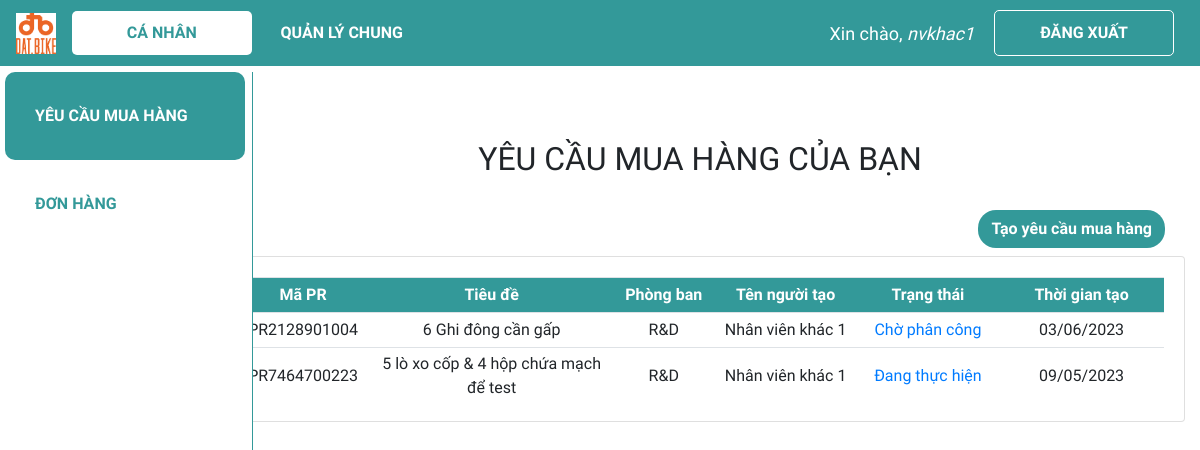
The page /ca_nhan/dspr/ (signed in) on the database its author committed.
### web_core/models.py (models this page shows, shortened)
class PR(models.Model):
    danh_muc_trang_thai = (
        ('Chờ phân công', 'Chờ phân công'),
        ('Đang thực hiện', 'Đang thực hiện'),
        ('Đã hoàn thành', 'Đã hoàn thành'),
    )
    ma_PR = ShortUUIDField(
        verbose_name='Mã PR',
        length=10,
        max_length=12,
        prefix="PR",
        alphabet="0123456789",
        primary_key=True
    )
    ma_nhan_vien_tao = models.ForeignKey(NHANVIEN, on_delete = models.CASCADE, verbose_name = 'Mã nhân viên tạo', related_name = 'nv_tao_PR', blank=True, null=True)
    ma_nhan_vien_phu_trach = models.ForeignKey(NHANVIEN, on_delete = models.SET_NULL, verbose_name = 'Mã nhân viên phụ trách',  related_name = 'nv_phutrach_PR', blank=True, null=True)
    ngay_tao = models.DateTimeField('Ngày tạo', default = datetime.now)
    ngay_cap_nhat = models.DateField('Ngày cập nhật', default = datetime.now)
    ten_PR = models.CharField('Tên PR', max_length = 300)
    trang_thai = models.CharField('Trạng thái PR', max_length = 100, choices=danh_muc_trang_thai, default='Chờ phân công',blank=True, null=True)

class NHANVIEN(models.Model):
    danh_muc_phong_ban = (
        ('Thu mua', 'Thu mua'),
        ('Kho', 'Kho'),
        ('Kế toán', 'Kế toán'),
        ('R&D', 'R&D'),
        ('Production', 'Production'),
        ('Khác', 'Khác')
    )
    danh_muc_chuc_vu = (
        ('Quản lí', 'Quản lí'),
        ('Nhân viên', 'Nhân viên'),
    )
    user = models.OneToOneField(User, null=True, blank=True, on_delete=models.CASCADE)
    ma_NV = ShortUUIDField(
        verbose_name='Mã nhân viên',
        length=10,
        max_length=12,
        prefix="NV",
        alphabet="0123456789",
        primary_key=True
    )
    ho_ten = models.CharField('Họ tên', max_length = 100,blank=True, null=True)
    phong_ban = models.CharField('Phòng ban', max_length = 50, choices=danh_muc_phong_ban,blank=True, null=True)
    chuc_vu = models.CharField('Chức vụ', max_length = 50, choices=danh_muc_chuc_vu,blank=True, null=True)

### web_core/decorators.py (the view)
    def wrapper_function(request, *args, **kwargs):
        group = None
        if request.user.groups.exists():
            group = request.user.groups.all()[0].name
        if group == 'quanly':
            return redirect('quanli_dspr')
        else:
            print(group)
            return view_func(request, *args, **kwargs)

### web_core/templatetags/index.py (called while the page is built)
@register.filter
def first_group_name(user):
    groups = user.groups.all()
    if groups:
        return groups[0].name
    return ''

### web_core/views.py (called while the page is built)
@non_admin_only
@login_required(login_url='login')
def dspr_canhan(request):
    update_pr_status()
    nhanvien = NHANVIEN.objects.get(user=request.user)
    if nhanvien.phong_ban != 'Thu mua':
        dspr = PR.objects.filter(ma_nhan_vien_tao=nhanvien.ma_NV).order_by('-ngay_cap_nhat')
    else:
        dspr = PR.objects.filter(ma_nhan_vien_phu_trach=nhanvien.ma_NV).order_by('-ngay_cap_nhat')
    context = {'dspr':dspr}
    return render(request, 'web_core/dspr_canhan.html', context)

### web_core/templates/web_core/dspr_canhan.html (shortened to what this page needs)
{% extends 'web_core/main.html' %}
{% block content %}
{% load index %}
{% if request.user|first_group_name == 'thumua' %}
<h2 class="table-title" style>YÊU CẦU MUA HÀNG ĐƯỢC PHÂN CÔNG</h2>
{% else %}
<h2 class="table-title" style>YÊU CẦU MUA HÀNG CỦA BẠN</h2>
{% endif %}
{% load index %}
{% if request.user|first_group_name == 'khac' %}
<div class="row sub">
    <div class="col">
        <div class="btn-text-right">
            <a class='btn add-btn' href="{% url 'quanli_them_pr'%}">Tạo yêu cầu mua hàng</a>
        </div>
    </div>
</div>
{% endif %}
<div class="card card-body">
    <table class='table table-sm'>
        <tr class="table-head">
            <th class="small-content">Mã PR</th>
            <th class="large-content">Tiêu đề</th>
            <th class="small-content">Phòng ban</th>
            <th class="mid-content">Tên người tạo</th>
            <th class="mid-content">Trạng thái</th>
            <th class="mid-content">Thời gian tạo</th>
        </tr>
        {% for pr in dspr %}
        <tr>
            <td class="small-content">{{pr.ma_PR}}</td>
            <td class="large-content">{{pr.ten_PR}}</td>
            <td class="small-content">{{pr.ma_nhan_vien_tao.phong_ban}}</td>
            <td class="mid-content">{{pr.ma_nhan_vien_tao.ho_ten}}</td>
            <td class="mid-content"><a href="{% url 'canhan_xem_pr' pr.ma_PR%}">{{pr.trang_thai}}</a></td>
            <td class="mid-content">{{pr.ngay_tao|date:"d/m/Y"}}</td>
        </tr>
        {% endfor %}
    </table>
</div>
{% endblock %}

### web_core/templates/web_core/navbar.html (shortened to what this page needs)
{% load static %}
<nav class="navbar navbar-expand-lg my-navbar fixed-top">
    <a href="{% url 'home' %}">
        <img class="navbar-brand" alt="logo-brand" src="{% static 'images/logo.png' %}" height="50"
            style="padding-bottom: 4px" />
    </a>
    <div class="collapse navbar-collapse" id="navbarNav">
        {% with request.resolver_match.url_name as url_name %}
        <div class="navbar-nav">
            {% load index %}
            {% if request.user|first_group_name != 'quanly' and request.user|first_group_name != 'ketoan' %}
                <a class="nav-item nav-link my-nav-item {% if 'canhan' in url_name %}my-nav-active{% endif %} nav-canhan"
                href="{% url 'canhan_dspr' %}">Cá nhân</a>
            {% endif %}
            <a class="nav-item nav-link my-nav-item {% if 'quanli' in url_name %}my-nav-active{% endif %} nav-quanly"
                href="{% url 'quanli_dspr' %}">Quản lý chung</a>
        </div>
        {% endwith %}
    </div>
    {% with request.resolver_match.url_name as url_name %}
    {% if request.user.is_authenticated %}
    <span class="hello-msg">Xin chào, <span> {{request.user}} </span></span>
    <a class="nav-item nav-link my-nav-item my-btn" href="{% url 'logout' %}">Đăng xuất</a>
    {% else %}
    <a class="nav-item nav-link my-nav-item my-btn {% if url_name == 'login' %}my-nav-active{% endif %}"
        href="{% url 'login' %}">Đăng nhập</a>
    {% endif %}
    {% endwith %}
</nav>

### web_core/static/css/main.css (style rules this page uses)
* { font-family: 'Baloo 2', cursive; }
html, body { margin: 0; padding: 0; height: 100%; overflow-x: hidden; }

### web_core/templates/web_core/navbar.html (style rules this page uses)
.my-navbar.fixed-top { position: fixed; color: #fff; background-color: #399; z-index: 10; }
.my-nav-item { color: #fff; font-weight: bold; padding: 9.6px 16px !important; text-transform: uppercase; border-radius: 5px; width: 180px; text-align: center; }
.my-nav-active, .my-nav-active:hover { color: #399; background-color: #fff; }
.my-btn { border: 1px solid #fff; margin-right: 10px; }
.hello-msg { font-size: 18px; color: #fff; margin-right: 20px; }
.hello-msg>span { font-style: italic; }

### web_core/templates/web_core/dspr_canhan.html (style rules this page uses)
.row.sub { margin-top: 32px; }
.card-body { padding-bottom: 0px; }
.table-title { text-align: center; }
.table th, .table td { vertical-align: middle; text-align: center; }
.small-content { width: 150px; }
.mid-content { width: 240px; }
.large-content { width: 450px; }
.table-head { color: #ffff; background-color: #399; }
.btn-text-right { text-align: right; }
.btn.add-btn { font-weight: bold; margin-bottom: 8px; margin-right: 20px; color: #fff; background-color: #399; border-radius: 18px; }

### rows shown on the page
PR: ma_PR "PR2128901004", ten_PR "6 Ghi đông cần gấp", ma_nhan_vien_tao.phong_ban "R&D", ma_nhan_vien_tao.ho_ten "Nhân viên khác 1", trang_thai "Chờ phân công", ngay_tao "03/06/2023"
PR: ma_PR "PR7464700223", ten_PR "5 lò xo cốp & 4 hộp chứa mạch để test", ma_nhan_vien_tao.phong_ban "R&D", ma_nhan_vien_tao.ho_ten "Nhân viên khác 1", trang_thai "Đang thực hiện", ngay_tao "09/05/2023"

### other values the page prints
{{ request.user }} "nvkhac1"
